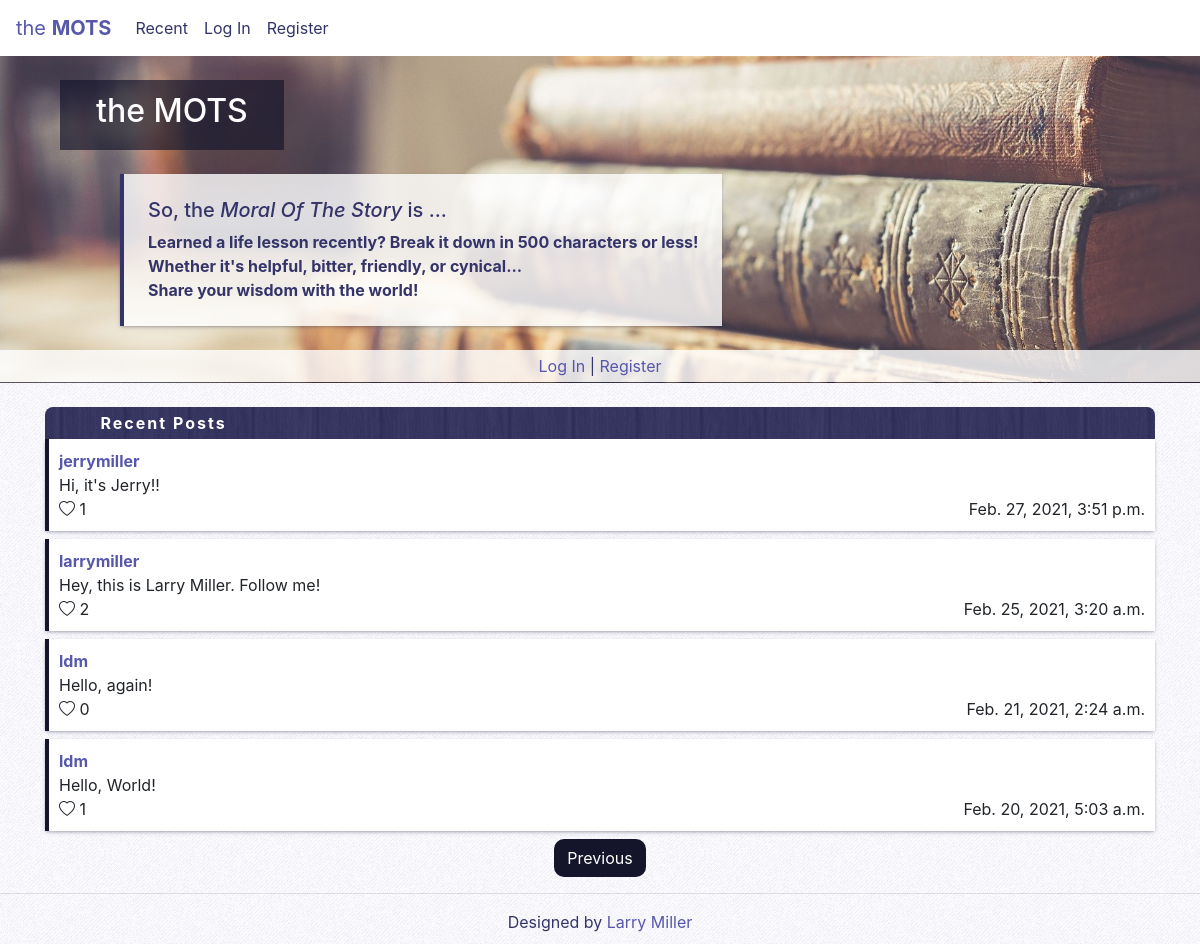
Screenshot of /?page=2 with the database file from the repository.
### network/models.py (models this page shows, shortened)
class Post(models.Model):
    poster = models.ForeignKey(User, on_delete=models.CASCADE, related_name="posts", null=True)
    content = models.CharField(max_length=500, null=True)
    time = models.DateTimeField(auto_now_add=True, null=True)

class User(AbstractUser):
    pass

### network/views.py (the view)
# urls.py: path("", views.index, name="index"),
def index(request):
    posts = Post.objects.all().order_by('-time')
    activePosts = {}
    isLiked = {}
    likeIds = {}
    page = ""
    for post in posts:
        isLiked[post] = False
        if request.user.is_authenticated:
            if Like.objects.filter(postId=post.id, liker=request.user).count() > 0:
                currentLike = Like.objects.get(postId=post.id, liker=request.user)
                likeIds[post.id] = currentLike.id
            if Like.objects.filter(postId=post.id, liker=request.user, is_liked=True).count() > 0:
                isLiked[post] = True
        count = Like.objects.filter(postId=post.id, is_liked=True).count()
        activePosts[post] = count
        p = Paginator(posts, 10)
        page_num = request.GET.get('page', 1)
        try:
            page = p.page(page_num)
        except EmptyPage:
            page = p.page(1)
    return render(request, "network/index.html", {"activePosts": activePosts, "page": page, "isLiked": isLiked, "likeIds": likeIds})

### network/templates/network/index.html (shortened to what this page needs)
{% extends "network/layout.html" %}
{% block body %}
    {% if user.is_authenticated %}
        <div class="bannerbox">
            <br>
            <div class="bannerheader">
                <h2>the MOTS</h2>
            </div>
            <br>
            <br>
        </div>
        <div class="shareform">
            <form style="display: inline; padding: 1%;" action='{% url "newpost" %}' method="POST">
                {% csrf_token %}
                <input type="text" style="width: 84%;" maxlength=500 name="content" placeholder="So, the MoralOfTheStory is ...">
                <input type="submit" class="btnshare" style="width: 13%;" value="Share">
            </form>
        </div>
        <br>
    {% else %}
        <div class="bannerbox">
            <br>
            <div class="bannerheader">
                <h2 >the MOTS</h2>
            </div>
            <br>
            <div class="bannerblurb">
                <h5>So, the <i>Moral Of The Story</i> is ...</h5>
                Learned a life lesson recently? Break it down in 500 characters or less!<br>
                Whether it's helpful, bitter, friendly, or cynical...<br>
                Share your wisdom with the world!
            </div>
            <br>
            <p class="bannerfooter" style="text-align: center;"><a href="{% url 'login' %}">Log In</a> | <a href="{% url 'register' %}">Register</a></p>
        </div>
        <br>
    {% endif %}
<div class="container">
    <div class="postsheading">Recent Posts</div>
    {% for k in page %}
        <div class="simplebox">
            <a href="{% url 'profile' k.poster %}"><b>{{ k.poster }}</b></a>
            <p style="display: block;" id="postcontent{{ k.id }}">{{ k.content }}</p>
            <div class="row">
                <div class="col-3">
                    {% for post, bool in isLiked.items %}
                        {% if post == k and bool %}
                            <span onclick="Like('{{ k.id }}')"><i class="bi bi-heart-fill" id="likebutton{{ k.id }}"></i></span>
                            <span id="likecounter{{ k.id }}">
                                {% for currentPost, likeCount in activePosts.items %}
                                    {% if currentPost == k %}
                                        {{ likeCount }}
                                    {% endif %}
                                {% endfor %}
                            </span>
                        {% elif post == k %}
                            {% if user.is_authenticated %}
                                <span onclick="Like('{{ k.id }}')"><i class="bi bi-heart" id="likebutton{{ k.id }}"></i></span>
                                <span id="likecounter{{ k.id }}">
                                {% for currentPost, likeCount in activePosts.items %}
                                    {% if currentPost == k %}
                                        {{ likeCount }}
                                    {% endif %}
                                {% endfor %}
                                </span>
                            {% else %}
                                <i class="bi bi-heart"></i>
                                {% for currentPost, likeCount in activePosts.items %}
                                    {% if currentPost == k %}
                                        {{ likeCount }}
                                    {% endif %}
                                {% endfor %}
                            {% endif %}
                        {% endif %}
                    {% endfor %}
                </div>
                <div class="col-9">
                    <p class="posttime">{{ k.time }}</p>
                </div>
            </div>
        </div>
    {% endfor %}
    {% ifnotequal activePosts|length 0 %}
        <div style="text-align: center;">
                {% if page.has_previous %}
                <a href="{% url 'index' %}?page={{ page.previous_page_number }}" class="btn btnactive">Previous</a>
                {% endif %}
        </div>
    {% endifnotequal %}
</div>
{% endblock %}

### network/static/network/styles.css (style rules this page uses)
body { background-color: #fafaff; background-image: url('groovepaper.png') !important; background-attachment: fixed; word-wrap: break-word; }
h2 { text-align: center; color: #ffffff; }
p { margin: 0; }
a { color: #5757ac; transition-duration: 0.25s; }
.bannerbox { color: #ffffff; background-color: #9c894d; background-image: url('booksbanner.jpg') !important; background-position: center; background-repeat: no-repeat; background-size: cover; border-bottom: 1px solid #14142aaa; }
.bannerheader { color: #ffffff; background-color: #14142aaa; padding: 1% 3% 1% 3%; margin-left: 5%; width: fit-content; }
.bannerblurb { color: #343469; font-weight: bold; background-color: #ffffffcc; border-left: 4px solid #343469; box-shadow: rgba(50, 50, 93, 0.25) 0px 2px 5px -1px, rgba(0, 0, 0, 0.3) 0px 1px 3px -1px; padding: 2%; margin-left: 10%; width: fit-content; }
.bannerfooter { color: #343469; background-color: #ffffffcc; padding: 4px; }
.simplebox { background-color: #ffffff; border-left: 4px solid #14142a; box-shadow: rgba(50, 50, 93, 0.25) 0px 2px 5px -1px, rgba(0, 0, 0, 0.3) 0px 1px 3px -1px; padding: 10px; margin-bottom: 8px; }
.postsheading { background-color: #5757ac; background-image: url('dark-wood.png') !important; border-radius: 8px 8px 0px 0px; color: #ffffff; font-weight: bold; letter-spacing: 2px; padding: 4px 4px 4px 5%; }
.posttime { text-align: right; }
.btn { border-radius: 10px; }
.btnactive { color: #ffffff; background-color: #14142a; }

### rows the page displays
Post: poster "jerrymiller", content "Hi, it's Jerry!!", likeCount "1", time "Feb. 27, 2021, 3:51 p.m."
Post: poster "larrymiller", content "Hey, this is Larry Miller. Follow me!", likeCount "2", time "Feb. 25, 2021, 3:20 a.m."
Post: poster "ldm", content "Hello, again!", likeCount "0", time "Feb. 21, 2021, 2:24 a.m."
Post: poster "ldm", content "Hello, World!", id "1", time "Feb. 20, 2021, 5:03 a.m."
